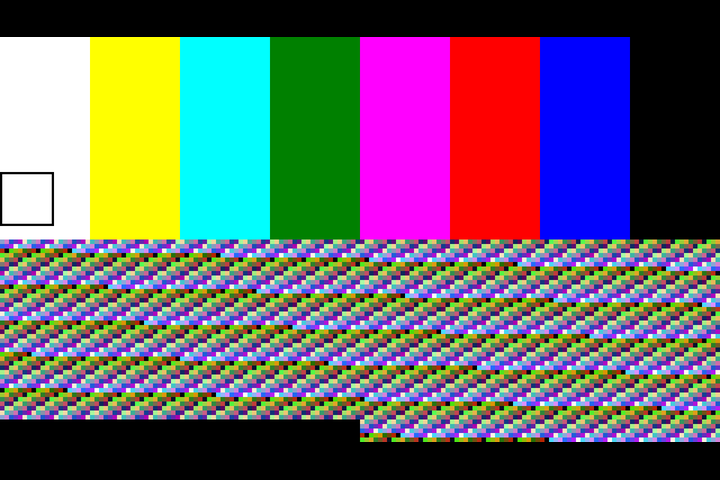
#> input picture tools/gamebub/fixtures/frame-00000000.png, 720 x 480 px; its folder holds 4 pictures in this run
$ python bench.py
#> lines starting #> are read from the running program, lines starting #| are printed output that depends on the picture
#!/usr/bin/env python3
"""Paired same-input scale+encode microbenchmark; no live capture or transport."""
import argparse
import hashlib
import json
import os
from pathlib import Path
import platform
import statistics
import time
import sys

HERE=Path(__file__).resolve().parent
GAMEBUB=HERE.parents[1]
sys.path.insert(0,str(GAMEBUB))
sys.path.insert(0,str(HERE))
from PIL import Image, __version__ as pillow_version, features
from host import canvas
from fast_canvas import fast_canvas
from msv1 import encode_receiver_jpeg


def percentile(values,q):
    v=sorted(values);return v[min(len(v)-1,int((len(v)-1)*q))]


def timed(fn,im,filt):
    t=time.perf_counter_ns();out=fn(im,filt);jpeg=bytes(encode_receiver_jpeg(out,65))
    return (time.perf_counter_ns()-t)/1e6,jpeg


def main():
    p=argparse.ArgumentParser(description=__doc__)
    p.add_argument('--iterations',type=int,default=150)
    p.add_argument('--output',type=Path,default=HERE/'results.json')
    args=p.parse_args()
    if args.iterations < 2: p.error('at least 2 iterations required')
    sources=[]; fixtures=sorted((GAMEBUB/'fixtures').glob('frame-*.png'))
    for path in fixtures:
        with Image.open(path) as image:
            # 16:9 content of existing 720x480 letterboxed fixture.
#> image is the input picture: PIL image 720x480 RGB; mean R, G, B 104.4, 97.6, 105.1
            content=image.convert('RGB').crop((0,37,720,442))
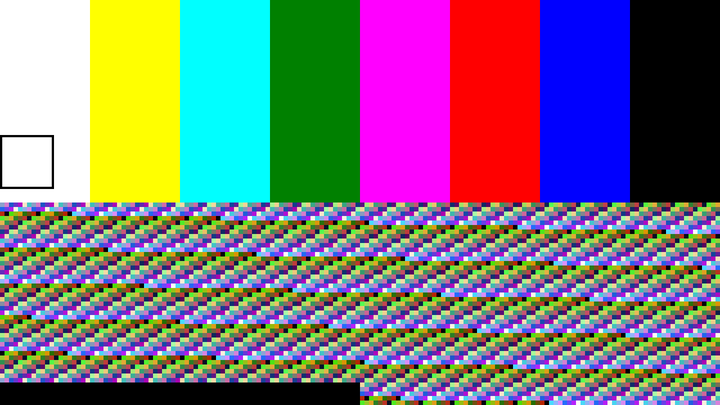
#> content: PIL image 720x405 RGB; mean R, G, B 123.7, 115.7, 124.5
            sources.append(content.resize((1920,1080),Image.Resampling.LANCZOS))
#> (the run stopped early here; a loop or call above may not have finished)
